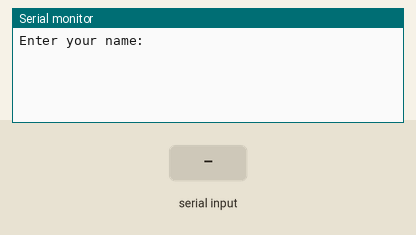
This sketch was run on a simulated Arduino Uno, built with avr-gcc and run on an emulated ATmega328P. Shown: the last lines printed to the serial monitor. The inputs (shaded band) are chosen by the test bench.

Above: at 1.2 s.
1.3 s: "1" received over Serial
At 3.2 s:
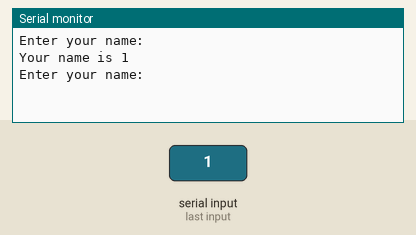
3.8 s: "0" received over Serial
At 5.1 s:
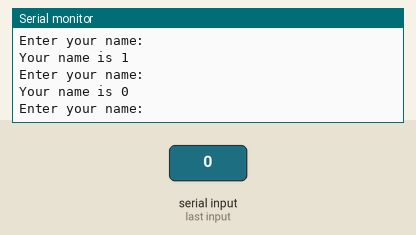
5.3 s: "2" received over Serial
At 7.5 s:
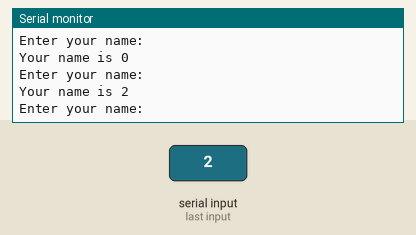

Measured:
- after the input at 1.3 s, the serial monitor: prints a new line after 1.0 s (image 1)
- after the input at 3.8 s, the serial monitor: prints a new line after 1.0 s (image 2)
- after the input at 5.3 s, the serial monitor: prints a new line after 1.0 s (image 3)

The sketch:

serial-input.ino
```cpp
void setup() {
  // Initialize the seiral port at 9600 baud
  Serial.begin(9600);

  // Wait until the serial port is ready
  while (!Serial) {
    // do nothing
  }
}

void loop() {
  Serial.println("Enter your name: ");

  while (Serial.available() == 0) {
    // Do nothing. We need to wait until there is data in serial receive buffer.
  }

  // Read our input string from the serial port
  String input = Serial.readString();

  // Remove special characters (e.g., \r, \n) and whitespace from the string
  input.trim();

  // Print out the name you entered.
  Serial.print("Your name is ");
  Serial.println(input);

  // Optionally, make the code stop after entering your name; to do this, we loop forever.
  // while (true) {
    // The code will stay here forever.
  // }
}
```
